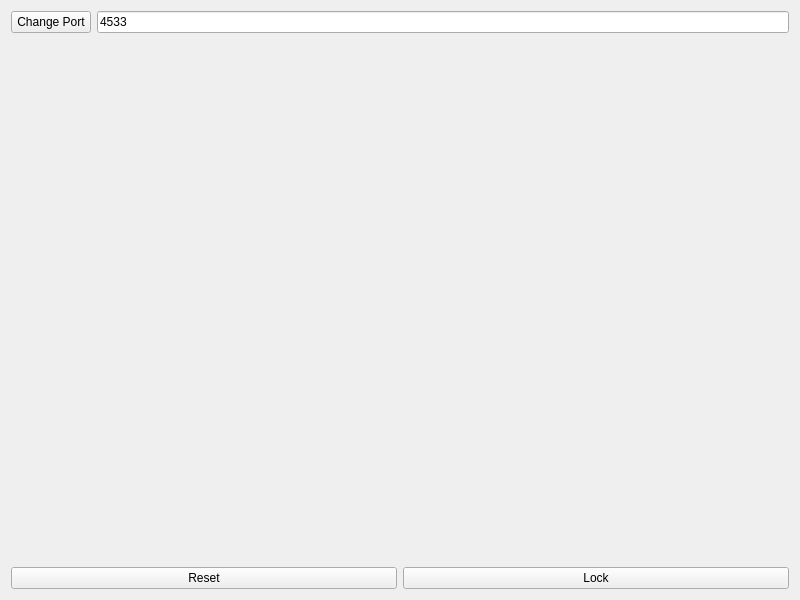
<?xml version="1.0" encoding="UTF-8"?>
<ui version="4.0">
 <class>Widget</class>
 <widget class="QWidget" name="Widget">
  <property name="geometry">
   <rect>
    <x>0</x>
    <y>0</y>
    <width>800</width>
    <height>600</height>
   </rect>
  </property>
  <property name="windowTitle">
   <string>Widget</string>
  </property>
  <layout class="QVBoxLayout" name="verticalLayout">
   <item>
    <layout class="QHBoxLayout" name="horizontalLayout">
     <item>
      <widget class="QPushButton" name="pushButton">
       <property name="text">
        <string>Change Port</string>
       </property>
      </widget>
     </item>
     <item>
      <widget class="QLineEdit" name="lineEdit">
       <property name="text">
        <string>4533</string>
       </property>
       <property name="maxLength">
        <number>5</number>
       </property>
      </widget>
     </item>
    </layout>
   </item>
   <item>
    <widget class="PolarWidget" name="polarWidget" native="true"/>
   </item>
   <item>
    <layout class="QHBoxLayout" name="horizontalLayout_2">
     <item>
      <widget class="QPushButton" name="pushButton_3">
       <property name="text">
        <string>Reset</string>
       </property>
      </widget>
     </item>
     <item>
      <widget class="QPushButton" name="pushButton_2">
       <property name="text">
        <string>Lock</string>
       </property>
       <property name="checkable">
        <bool>true</bool>
       </property>
      </widget>
     </item>
    </layout>
   </item>
  </layout>
 </widget>
 <customwidgets>
  <customwidget>
   <class>PolarWidget</class>
   <extends>QWidget</extends>
   <header location="global">polarwidget.h</header>
   <container>1</container>
  </customwidget>
 </customwidgets>
 <resources/>
 <connections/>
</ui>
